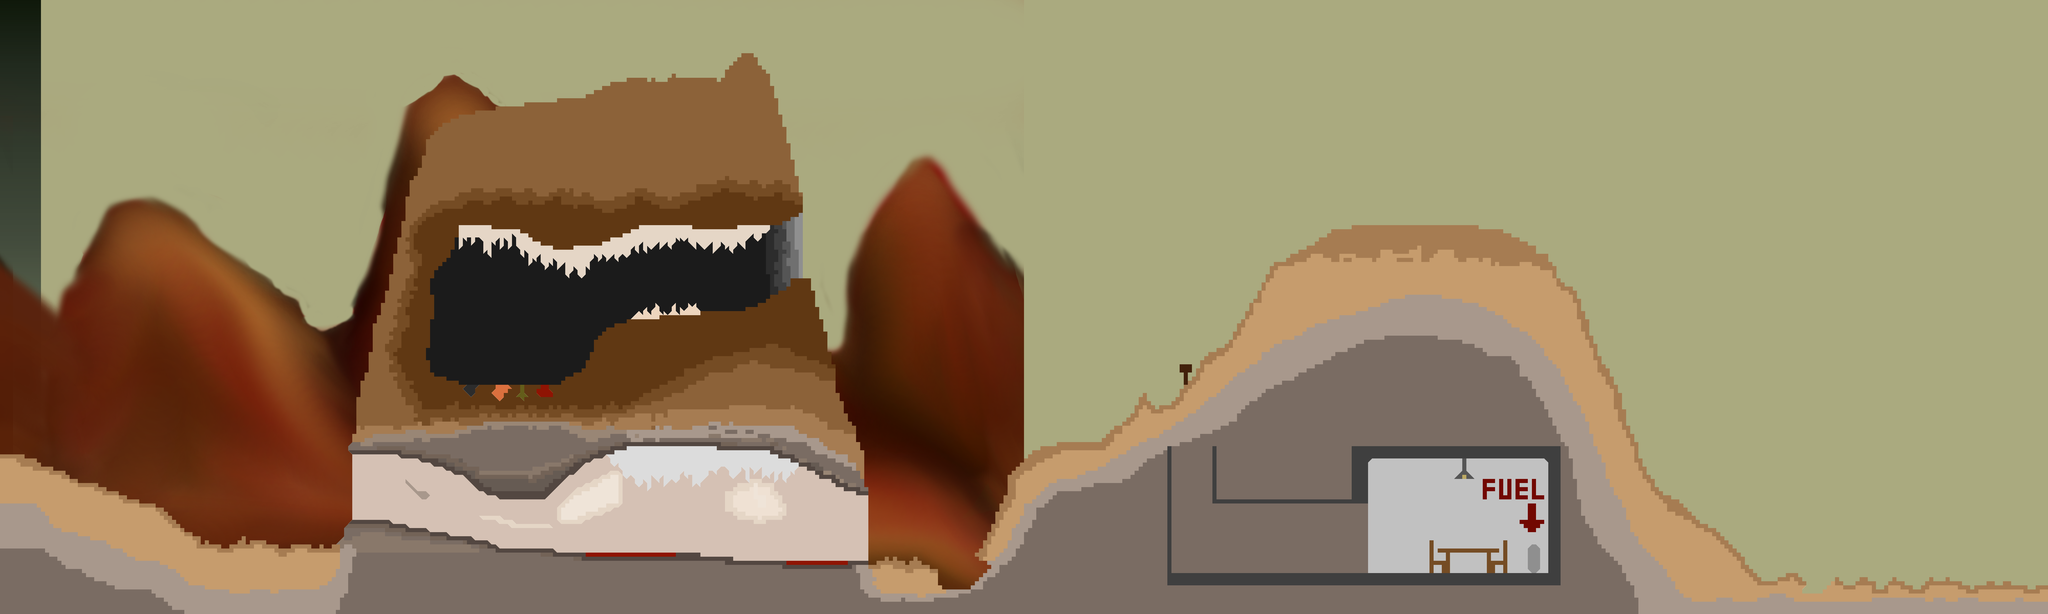

A 2D game scene composited from a Tiled map and its tileset images. What follows is a short description and the map's XML, with each tile layer's data collapsed to a summary:
An orthogonal 500x150 tile map with 16x16 px tiles, 3 tile layers (layer_02, layer_01, forground), 5 tilesets, 2 image layers and 173 objects (6x SpaceshipPartsEntity, 5x EnvironmentalEnemy, 3x HideEntity, 2x RocketEntity, 2x PlatformEntity, ...).

<map version="1.0" tiledversion="1.1.5" orientation="orthogonal" renderorder="right-down" width="500" height="150" tilewidth="16" tileheight="16" infinite="0" backgroundcolor="#aaaa7f" nextobjectid="255">
 <tileset firstgid="1" name="assets_world_brown" tilewidth="16" tileheight="16" tilecount="50" columns="5">
  <image source="../img/assets/assets_world_brown.png" width="80" height="160" />
 </tileset>
 <tileset firstgid="51" name="assets_world_brown-grey" tilewidth="16" tileheight="16" tilecount="50" columns="5">
  <image source="../img/assets/assets_world_brown-grey.png" width="80" height="160" />
 </tileset>
 <tileset firstgid="101" name="assets_world_red-orange" tilewidth="16" tileheight="16" tilecount="50" columns="5">
  <image source="../img/assets/assets_world_red-orange.png" width="80" height="160" />
 </tileset>
 <tileset firstgid="151" name="assets_world_green-brown" tilewidth="16" tileheight="16" tilecount="50" columns="5">
  <image source="../img/assets/assets_world_green-brown.png" width="80" height="160" />
 </tileset>
 <tileset firstgid="201" name="assets_world_grey" tilewidth="16" tileheight="16" tilecount="50" columns="5">
  <image source="../img/assets/assets_world_grey.png" width="80" height="160" />
 </tileset>
 <imagelayer name="background">
  <image source="../img/background_mars_large.png" width="160" height="2400" />
 </imagelayer>
 <imagelayer name="mountains_large">
  <image source="../img/mountains_large.png" width="4000" height="2400" />
  <properties>
   <property name="ratio" type="float" value="0.25" />
  </properties>
 </imagelayer>
 <layer name="layer_02" width="500" height="150">
  <data>[75000 cells, 8650 non-empty, 28 distinct tile ids]</data>
 </layer>
 <layer name="layer_01" width="500" height="150">
  <data>[75000 cells, 22224 non-empty, 60 distinct tile ids]</data>
 </layer>
 <objectgroup name="entities">
  <object id="1" name="mainPlayer" x="4563" y="1116.15" width="104" height="164">
   <properties>
    <property name="image" value="main_character" />
    <property name="spriteheight" value="160" />
    <property name="spritewidth" value="120" />
   </properties>
  </object>
  <object id="2" name="EnvironmentalEnemy" x="2289" y="2161" width="351" height="14" />
  <object id="3" name="EnvironmentalEnemy" x="3073" y="2191" width="240" height="17" />
  <object id="20" name="SpaceshipPartsEntity" x="2662" y="222" width="224" height="72">
   <properties>
    <property name="image" value="starfighter_cockpit" />
    <property name="spriteheight" value="72" />
    <property name="spritewidth" value="216" />
   </properties>
  </object>
  <object id="21" name="SpaceshipPartsEntity" x="3672" y="2186" width="208" height="112">
   <properties>
    <property name="image" value="starfighter_body-part1" />
    <property name="spriteheight" value="117" />
    <property name="spritewidth" value="207" />
   </properties>
  </object>
  <object id="22" name="SpaceshipPartsEntity" x="1901" y="2035" width="304" height="112">
   <properties>
    <property name="image" value="starfighter_body-part2" />
    <property name="spriteheight" value="108" />
    <property name="spritewidth" value="306" />
   </properties>
  </object>
  <object id="23" name="SpaceshipPartsEntity" x="7024" y="2218" width="192" height="104">
   <properties>
    <property name="image" value="starfighter_engine" />
    <property name="spriteheight" value="99" />
    <property name="spritewidth" value="189" />
   </properties>
  </object>
  <object id="25" name="friendlyRoboterEntity" x="1794" y="1421" width="396" height="84" />
  <object id="26" name="RocketEntity" x="4185" y="1854" width="64" height="144">
   <properties>
    <property name="height" value="144" />
    <property name="image" value="rocket_sprite" />
    <property name="startAngle" value="0" />
    <property name="startPos" type="int" value="1600" />
    <property name="t" type="int" value="500" />
    <property name="width" value="64" />
   </properties>
  </object>
  <object id="27" name="SpaceshipPartsEntity" x="996" y="1911" width="512" height="224">
   <properties>
    <property name="image" value="starfighter_wing" />
    <property name="spriteheight" value="216" />
    <property name="spritewidth" value="504" />
   </properties>
  </object>
  <object id="28" name="SpaceshipPartsEntity" x="5651" y="2095" width="168" height="48">
   <properties>
    <property name="image" value="starfighter_side-part" />
    <property name="spriteheight" value="45" />
    <property name="spritewidth" value="162" />
   </properties>
  </object>
  <object id="78" name="FuelItem" x="5968" y="2128" width="48" height="112" />
  </objectgroup>
 <objectgroup name="hide">
  <!-- 151 objects omitted --></objectgroup>
 <layer name="forground" width="500" height="150">
  <data>[75000 cells, 435 non-empty, 7 distinct tile ids]</data>
 </layer>
 <objectgroup color="#ff55ff" name="collision">
  <!-- 148 objects omitted --></objectgroup>
</map>
<!-- 161 of 173 objects omitted -->